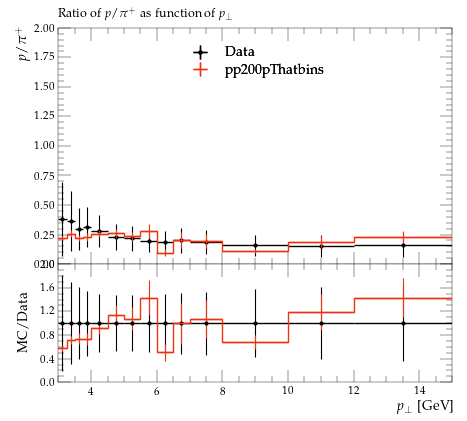

The script that saved this image:
#! /usr/bin/env python3

# This Python script was auto-generated using YODA v2.1.0.
# Analysis object: /STAR_2012_I930463/d07-x01-y04
# Timestamp: 08-10-2025 (02:59:01)

import matplotlib as mpl
import matplotlib.pyplot as plt
mpl.use('Agg') # comment out for interactive use
import os
import numpy as np
from numpy import nan, inf

plotDir = os.path.split(os.path.realpath(__file__))[0]
if 'YODA_USER_PLOT_PATH' in globals():
    plot_outdir = globals()['YODA_USER_PLOT_PATH']
else:
    plot_outdir = plotDir

#plot style
plt.style.use(os.path.join(plotDir, '../default.mplstyle'))
# plot metadata
figW, figH = plt.rcParams['figure.figsize']
ax_xLabel = r'$p_\perp$ [GeV]'
ax_yLabel = r'$p / \pi^+$'
ax_title  = r'Ratio of $p / \pi^{+}$ as function of $p_\perp$'
ax_xScale = 'linear'
ax_yScale = 'linear'
xLims = (3.0, 15.0)
yLims = (0.0, 2.0)

# TeX-friendly labels for the legend
labels = {
    'legend' : ([ r"Data", r"pp200pThatbins" ], r""),
}

# Adjust canvas width and height
canvasW = 10.0
canvasH = 9.0
figW *= canvasW/10.
figH *= canvasH/9.

# Create figure and axis objects
fig, (ax, ratio0_ax) = plt.subplots(2, 1, sharex=True,
                  figsize=(figW,figH), gridspec_kw={'height_ratios': (6.0, 3.0)})

# Set figure margins
plt.subplots_adjust(
    left   = 1.0 * plt.rcParams['figure.subplot.left'],
    right  = 1.0 * plt.rcParams['figure.subplot.right'],
    top    = 1.0 * plt.rcParams['figure.subplot.top'],
    bottom = 1.0 * plt.rcParams['figure.subplot.bottom'])

ratio0_ax.yaxis.set_major_locator(mpl.ticker.MultipleLocator(0.4))
ratio0_ax.set_ylim(0.0, 2.0)
ratio0_ax.set_ylabel('MC/Data')

# the numerical data is stored in a separate file
dataf = dict()
prefix = os.path.split(__file__)[0]
if prefix:    prefix = prefix + '/'
exec(open(prefix+'d07-x01-y04__data.py').read(), dataf)


legend_handles = dict() # keep track of handles for the legend

# style options for curves
# starts at zorder>=5 to draw curve on top of legend
styles = {
  'Data': {
    'color' : 'black',
    'linestyle' : '-',
    'linewidth' : 1,
    'marker' : 'o',
    'markersize' : 2,
    'capsize' : 0.0,
    'zorder' : 5,
    'histstyle' : 0,
    'drawstyle' : 'steps-pre',
    'xerrorbars' : 1,
    'yerrorbars' : 1,
    'fillcolor' : None,
    'fillopacity' : 1.0,
    'ratio0_linestyle' : '-',
    'ratio0_linewidth' : 1,
    'ratio0_marker' : 'o',
    'ratio0_markersize' : 2,
    'ratio0_capsize' : 0.0,
    'ratio0_zorder' : 5,
    'ratio0_histstyle' : 0,
    'ratio0_drawstyle' : 'steps-pre',
    'ratio0_xerrorbars' : 1,
    'ratio0_yerrorbars' : 1,
  },
  'pp200pThatbins.yoda': {
    'color' : '#EE3311',
    'linestyle' : '-',
    'linewidth' : 1,
    'marker' : 'none',
    'markersize' : 2,
    'capsize' : 0.0,
    'zorder' : 6,
    'histstyle' : 1,
    'drawstyle' : 'steps-pre',
    'xerrorbars' : 1,
    'yerrorbars' : 1,
    'fillcolor' : None,
    'fillopacity' : 1.0,
    'ratio0_linestyle' : '-',
    'ratio0_linewidth' : 1,
    'ratio0_marker' : 'none',
    'ratio0_markersize' : 2,
    'ratio0_capsize' : 0.0,
    'ratio0_zorder' : 6,
    'ratio0_histstyle' : 1,
    'ratio0_drawstyle' : 'steps-pre',
    'ratio0_xerrorbars' : 1,
    'ratio0_yerrorbars' : 1,
  },
}

# curve from input yoda files in main panel
for label, yvals in dataf['yvals'].items():
    if all(np.isnan(v) for v in dataf['yvals'][label]):
        continue
    tmp = None
    if styles[label]['histstyle']: # draw as histogram
        xpos = dataf['xedges'][label] if styles[label]['drawstyle'] else dataf['xpoints'][label]
        ypos = np.insert(yvals, 0, yvals[0]) if styles[label]['drawstyle'] else yvals
        if styles[label]['fillcolor']: # fill area below curve
            ax.fill_between(xpos, ypos, step='pre',
                            color=styles[label]['fillcolor'],
                            alpha=styles[label]['fillopacity'])
        tmp, = ax.plot(xpos, ypos,
                       color=styles[label]['color'],
                       linestyle=styles[label]['linestyle'],
                       linewidth=styles[label]['linewidth'],
                       drawstyle=styles[label]['drawstyle'], solid_joinstyle='miter',
                       zorder=styles[label]['zorder'], label=label)
    tmp = ax.errorbar(dataf['xpoints'][label], yvals,
                      xerr=np.array(dataf['xerrs'][label])*styles[label]['xerrorbars'],
                      yerr=np.array(dataf['yerrs'][label])*styles[label]['yerrorbars'],
                      fmt=styles[label]['marker'], capsize=styles[label]['capsize'],
                      markersize=styles[label]['markersize'],
                      ecolor=styles[label]['color'],
                      color=styles[label]['color'], zorder=styles[label]['zorder'])
    tmp[-1][0].set_linestyle(styles[label]['linestyle'])
    tmp[-1][0].set_linewidth(styles[label]['linewidth'])
    if label in dataf['add_legend_handle']:  legend_handles[label] = tmp
    for varLabel in dataf['variation_yvals'].keys():
        if varLabel.startswith(label):
            tmp, = ax.plot(dataf['xedges'][label], dataf['variation_yvals'][varLabel],
                           color=styles[label]['color'],
                           linestyle=styles[label]['linestyle'],
                           linewidth=styles[label]['linewidth'],
                           drawstyle='steps-pre', solid_joinstyle='miter',
                           zorder=styles[label]['zorder'], alpha=0.5)


# plots on ratio panel
# curve from input yoda files in ratio panel
for label, yvals in dataf['ratio0_yvals'].items():
    if all(np.isnan(v) for v in yvals):
        continue
    if styles[label]['ratio0_histstyle']: # plot as histogram
        xpos = dataf['xedges']['Data'] if styles[label]['ratio0_drawstyle'] else dataf['xpoints']['Data']
        ypos = np.insert(yvals, 0, yvals[0]) if styles[label]['ratio0_drawstyle'] else yvals
        ratio0_ax.plot(xpos, ypos,
                       color=styles[label]['color'],
                       linewidth=styles[label]['linewidth'],
                       linestyle=styles[label]['ratio0_linestyle'],
                       drawstyle=styles[label]['ratio0_drawstyle'], zorder=styles[label]['zorder'],
                       solid_joinstyle='miter')
    tmp = ratio0_ax.errorbar(dataf['xpoints']['Data'], yvals,
                             xerr=np.array(dataf['ref_xerrs'])*styles[label]['ratio0_xerrorbars'],
                             yerr=np.array(dataf['ratio0_yerrs'][label])*styles[label]['ratio0_yerrorbars'],
                             fmt=styles[label]['ratio0_marker'], capsize=styles[label]['ratio0_capsize'],
                             markersize=styles[label]['ratio0_markersize'],
                             ecolor=styles[label]['color'],
                             color=styles[label]['color'])
    tmp[-1][0].set_linestyle(styles[label]['ratio0_linestyle'])
    tmp[-1][0].set_linewidth(styles[label]['ratio0_linewidth'])

    for varlabel in dataf['ratio0_variation_vals'].keys():
        if varlabel.startswith(label):
            ratio0_ax.plot(dataf['xedges']['Data'],
                            dataf['ratio0_variation_vals'][varlabel],
                            color=styles[label]['color'],
                            linestyle=styles[label]['linestyle'],
                            linewidth=styles[label]['linewidth'],
                            drawstyle='steps-pre', solid_joinstyle='miter',
                            zorder=1, alpha=0.5)

legend_items = list(legend_handles.values())
ax.add_artist(ax.legend(legend_items,
                        labels['legend'][0],
                        title=labels['legend'][1],
                        alignment='left',
                        loc='upper center',
                        bbox_to_anchor=(0.5, 0.97)))

# set plot metadata as defined above
ratio0_ax.set_xlabel(ax_xLabel)
ratio0_ax.xaxis.set_label_coords(1., -0.15)
ax.set_ylabel(ax_yLabel, ha='right', va='top')
ax.yaxis.set_label_coords(-0.11, 1.0)
ax.set_title(ax_title, loc='left')
ax.set_xscale(ax_xScale)
ax.set_yscale(ax_yScale)
ax.set_xlim(xLims)
ax.set_ylim(yLims)

# tick formatting
plt.rcParams['xtick.top'] = True
plt.rcParams['ytick.right'] = True
fig.align_ylabels((ax, ratio0_ax))
plt.savefig(os.path.join(plot_outdir, 'd07-x01-y04.pdf'), format='PDF')
plt.savefig(os.path.join(plot_outdir, 'd07-x01-y04.png'), format='PNG')

plt.close(fig)
